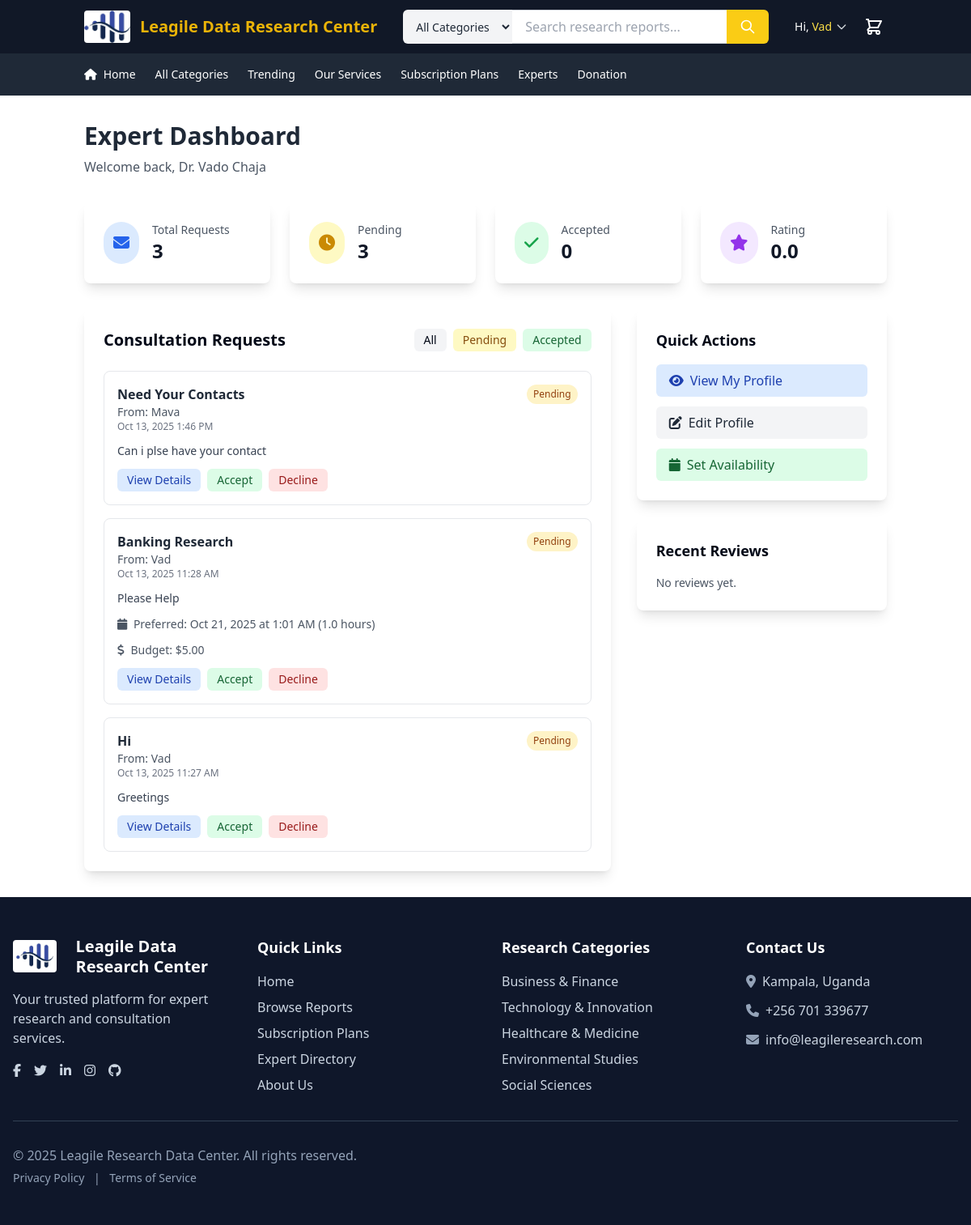
The app's page /dash/expert-dashboard.php (signed in) with its own data.
### tables this page shows
CREATE TABLE IF NOT EXISTS `experts` (
  `id` varchar(36) NOT NULL,
  `user_id` varchar(36) NOT NULL,
  `title` varchar(100) NOT NULL,
  `first_name` varchar(50) NOT NULL,
  `last_name` varchar(50) NOT NULL,
  `email` varchar(100) NOT NULL,
  `phone` varchar(20) DEFAULT NULL,
  `bio` text DEFAULT NULL,
  `education` text DEFAULT NULL,
  `experience_years` int(11) DEFAULT 0,
  `hourly_rate` decimal(10,2) DEFAULT 0.00,
  `profile_image` varchar(255) DEFAULT NULL,
  `status` enum('pending','approved','rejected','suspended') DEFAULT 'pending',
  `rating` decimal(3,2) DEFAULT 0.00,
  `total_reviews` int(11) DEFAULT 0,
  `total_consultations` int(11) DEFAULT 0,
  `created_at` timestamp NULL DEFAULT current_timestamp(),
  `updated_at` timestamp NULL DEFAULT current_timestamp() ON UPDATE current_timestamp(),
  PRIMARY KEY (`id`),
  UNIQUE KEY `email` (`email`),
  KEY `user_id` (`user_id`)
);

CREATE TABLE IF NOT EXISTS `consultation_requests` (
  `id` varchar(36) NOT NULL,
  `user_id` varchar(36) NOT NULL,
  `expert_id` varchar(36) NOT NULL,
  `subject` varchar(200) NOT NULL,
  `message` text NOT NULL,
  `preferred_date` date DEFAULT NULL,
  `preferred_time` time DEFAULT NULL,
  `duration_hours` decimal(3,1) DEFAULT 1.0,
  `budget` decimal(10,2) DEFAULT NULL,
  `status` enum('pending','accepted','rejected','completed','cancelled') DEFAULT 'pending',
  `expert_response` text DEFAULT NULL,
  `scheduled_date` datetime DEFAULT NULL,
  `meeting_link` varchar(255) DEFAULT NULL,
  `created_at` timestamp NULL DEFAULT current_timestamp(),
  `updated_at` timestamp NULL DEFAULT current_timestamp() ON UPDATE current_timestamp(),
  PRIMARY KEY (`id`),
  KEY `user_id` (`user_id`),
  KEY `expert_id` (`expert_id`)
);

CREATE TABLE IF NOT EXISTS `users` (
  `id` char(36) NOT NULL,
  `usr_name` varchar(100) NOT NULL,
  `email` varchar(100) NOT NULL,
  `password` varchar(255) NOT NULL,
  `active_status` char(2) NOT NULL,
  `verify_token` char(64) NOT NULL,
  `created_at` timestamp NULL DEFAULT current_timestamp(),
  `updated_at` timestamp NULL DEFAULT current_timestamp() ON UPDATE current_timestamp(),
  PRIMARY KEY (`id`),
  UNIQUE KEY `email` (`email`)
);

### dash/expert-dashboard.php (the view, shortened to what this page needs)
<?php
require_once('../bin/page_settings.php');
require_once('../xsert.php');
$user_id = $_SESSION['user_id'];
$expert_stmt = $conn->prepare("SELECT * FROM experts WHERE user_id = ? AND status = 'approved'");
$expert_stmt->execute([$user_id]);
$expert = $expert_stmt->fetch(PDO::FETCH_ASSOC);
$expert_id = $expert['id'];
$requests_stmt = $conn->prepare("
    SELECT cr.*, u.usr_name, u.email as user_email
    FROM consultation_requests cr
    JOIN users u ON cr.user_id = u.id
    WHERE cr.expert_id = ?
    ORDER BY cr.created_at DESC
");
$requests_stmt->execute([$expert_id]);
$requests = $requests_stmt->fetchAll(PDO::FETCH_ASSOC);
$stats_stmt = $conn->prepare("
    SELECT
        COUNT(*) as total_requests,
        SUM(CASE WHEN status = 'pending' THEN 1 ELSE 0 END) as pending_requests,
        SUM(CASE WHEN status = 'accepted' THEN 1 ELSE 0 END) as accepted_requests,
        SUM(CASE WHEN status = 'completed' THEN 1 ELSE 0 END) as completed_requests
    FROM consultation_requests
    WHERE expert_id = ?
");
$stats_stmt->execute([$expert_id]);
$stats = $stats_stmt->fetch(PDO::FETCH_ASSOC);
$reviews_stmt = $conn->prepare("
    SELECT er.*, u.usr_name
    FROM expert_reviews er
    JOIN users u ON er.user_id = u.id
    WHERE er.expert_id = ?
    ORDER BY er.created_at DESC
    LIMIT 5
");
$reviews_stmt->execute([$expert_id]);
$recent_reviews = $reviews_stmt->fetchAll(PDO::FETCH_ASSOC);
?>
<!DOCTYPE html>
<html lang="en">
<head>
    <?php include('../bin/source_links.php'); ?>
</head>
<body>
    <main class="flex-grow">
        <div class="container mx-auto px-4 py-8">
            <div class="mb-8">
                <h1 class="text-3xl font-bold text-gray-800 mb-2">Expert Dashboard</h1>
                <p class="text-gray-600">Welcome back, <?php echo htmlspecialchars($expert['title'] . ' ' . $expert['first_name'] . ' ' . $expert['last_name']); ?></p>
            </div>
            <div class="grid grid-cols-1 md:grid-cols-4 gap-6 mb-8">
                <div class="bg-white rounded-lg shadow-lg p-6">
                    <div class="flex items-center">
                        <div class="p-3 rounded-full bg-blue-100 text-blue-600">
                            <i class="fas fa-envelope text-xl"></i>
                        </div>
                        <div class="ml-4">
                            <p class="text-sm font-medium text-gray-600">Total Requests</p>
                            <p class="text-2xl font-bold text-gray-900"><?php echo $stats['total_requests']; ?></p>
                        </div>
                    </div>
                </div>
                <div class="bg-white rounded-lg shadow-lg p-6">
                    <div class="flex items-center">
                        <div class="p-3 rounded-full bg-yellow-100 text-yellow-600">
                            <i class="fas fa-clock text-xl"></i>
                        </div>
                        <div class="ml-4">
                            <p class="text-sm font-medium text-gray-600">Pending</p>
                            <p class="text-2xl font-bold text-gray-900"><?php echo $stats['pending_requests']; ?></p>
                        </div>
                    </div>
                </div>
                <div class="bg-white rounded-lg shadow-lg p-6">
                    <div class="flex items-center">
                        <div class="p-3 rounded-full bg-green-100 text-green-600">
                            <i class="fas fa-check text-xl"></i>
                        </div>
                        <div class="ml-4">
                            <p class="text-sm font-medium text-gray-600">Accepted</p>
                            <p class="text-2xl font-bold text-gray-900"><?php echo $stats['accepted_requests']; ?></p>
                        </div>
                    </div>
                </div>
                <div class="bg-white rounded-lg shadow-lg p-6">
                    <div class="flex items-center">
                        <div class="p-3 rounded-full bg-purple-100 text-purple-600">
                            <i class="fas fa-star text-xl"></i>
                        </div>
                        <div class="ml-4">
                            <p class="text-sm font-medium text-gray-600">Rating</p>
                            <p class="text-2xl font-bold text-gray-900"><?php echo number_format($expert['rating'], 1); ?></p>
                        </div>
                    </div>
                </div>
            </div>
            <div class="grid grid-cols-1 lg:grid-cols-3 gap-8">
                <div class="lg:col-span-2">
                    <div class="bg-white rounded-lg shadow-lg p-6">
                        <div class="flex justify-between items-center mb-6">
                            <h2 class="text-xl font-bold">Consultation Requests</h2>
                            <div class="flex space-x-2">
                                <button onclick="filterRequests('all')" class="px-3 py-1 text-sm bg-gray-100 rounded-md hover:bg-gray-200">All</button>
                                <button onclick="filterRequests('pending')" class="px-3 py-1 text-sm bg-yellow-100 text-yellow-800 rounded-md hover:bg-yellow-200">Pending</button>
                                <button onclick="filterRequests('accepted')" class="px-3 py-1 text-sm bg-green-100 text-green-800 rounded-md hover:bg-green-200">Accepted</button>
                            </div>
                        </div>
                        <div class="space-y-4" id="requestsList">
                            <?php if (empty($requests)): ?>
                                <p class="text-gray-600 text-center py-8">No consultation requests yet.</p>
                            <?php else: ?>
                                <?php foreach ($requests as $request): ?>
                                    <div class="border border-gray-200 rounded-lg p-4 request-item" data-status="<?php echo $request['status']; ?>">
                                        <div class="flex justify-between items-start mb-3">
                                            <div>
                                                <h3 class="font-semibold text-gray-800"><?php echo htmlspecialchars($request['subject']); ?></h3>
                                                <p class="text-sm text-gray-600">From: <?php echo htmlspecialchars($request['usr_name']); ?></p>
                                                <p class="text-xs text-gray-500"><?php echo date('M d, Y g:i A', strtotime($request['created_at'])); ?></p>
                                            </div>
                                            <span class="px-2 py-1 text-xs rounded-full status-<?php echo $request['status']; ?>">
                                                <?php echo ucfirst($request['status']); ?>
                                            </span>
                                        </div>
                                        <p class="text-gray-700 text-sm mb-3"><?php echo htmlspecialchars(substr($request['message'], 0, 150)) . (strlen($request['message']) > 150 ? '...' : ''); ?></p>
                                        <?php if ($request['preferred_date']): ?>
                                            <div class="text-sm text-gray-600 mb-3">
                                                <i class="fas fa-calendar mr-1"></i>
                                                Preferred: <?php echo date('M d, Y', strtotime($request['preferred_date'])); ?>
                                                <?php if ($request['preferred_time']): ?>
                                                    at <?php echo date('g:i A', strtotime($request['preferred_time'])); ?>
                                                <?php endif; ?>
                                                <?php if ($request['duration_hours']): ?>
                                                    (<?php echo $request['duration_hours']; ?> hours)
                                                <?php endif; ?>
                                            </div>
                                        <?php endif; ?>
                                        <?php if ($request['budget']): ?>
                                            <div class="text-sm text-gray-600 mb-3">
                                                <i class="fas fa-dollar-sign mr-1"></i>
                                                Budget: $<?php echo number_format($request['budget'], 2); ?>
                                            </div>
                                        <?php endif; ?>
                                        <div class="flex space-x-2">
                                            <button onclick="viewRequest('<?php echo $request['id']; ?>')" class="px-3 py-1 text-sm bg-blue-100 text-blue-800 rounded-md hover:bg-blue-200">
                                                View Details
                                            </button>
                                            <?php if ($request['status'] === 'pending'): ?>
                                                <button onclick="respondToRequest('<?php echo $request['id']; ?>', 'accepted')" class="px-3 py-1 text-sm bg-green-100 text-green-800 rounded-md hover:bg-green-200">
                                                    Accept
                                                </button>
                                                <button onclick="respondToRequest('<?php echo $request['id']; ?>', 'rejected')" class="px-3 py-1 text-sm bg-red-100 text-red-800 rounded-md hover:bg-red-200">
                                                    Decline
                                                </button>
                                            <?php elseif ($request['status'] === 'accepted'): ?>
                                                <button onclick="respondToRequest('<?php echo $request['id']; ?>', 'completed')" class="px-3 py-1 text-sm bg-purple-100 text-purple-800 rounded-md hover:bg-purple-200">
                                                    Mark Complete
                                                </button>
                                            <?php endif; ?>
                                        </div>
                                    </div>
                                <?php endforeach; ?>
                            <?php endif; ?>
                        </div>
                    </div>
                </div>
                <div class="space-y-6">
                    <div class="bg-white rounded-lg shadow-lg p-6">
                        <h3 class="text-lg font-bold mb-4">Quick Actions</h3>
                        <div class="space-y-3">
                            <a href="<?php echo BASE_URL; ?>/expert-profile.php?id=<?php echo $expert_id; ?>" class="block w-full text-left px-4 py-2 bg-blue-100 text-blue-800 rounded-md hover:bg-blue-200">
                                <i class="fas fa-eye mr-2"></i>View My Profile
                            </a>
                            <a href="<?php echo BASE_URL; ?>/expert-registration.php" class="block w-full text-left px-4 py-2 bg-gray-100 text-gray-800 rounded-md hover:bg-gray-200">
                                <i class="fas fa-edit mr-2"></i>Edit Profile
                            </a>
                            <button onclick="openAvailabilityModal()" class="block w-full text-left px-4 py-2 bg-green-100 text-green-800 rounded-md hover:bg-green-200">
                                <i class="fas fa-calendar mr-2"></i>Set Availability
                            </button>
                        </div>
                    </div>
                    <div class="bg-white rounded-lg shadow-lg p-6">
                        <h3 class="text-lg font-bold mb-4">Recent Reviews</h3>
                        <?php if (empty($recent_reviews)): ?>
                            <p class="text-gray-600 text-sm">No reviews yet.</p>
                        <?php endif; ?>
                    </div>
                </div>
            </div>
        </div>
    </main>
</body>
</html>

### bin/style.css (style rules this page uses)
* { margin: 0; padding: 0; box-sizing: border-box; }
body { background-color: #f0f0f0; color: #333; }
.status-pending { background-color: #ffedd5; color: #f97316; }

### dash/expert-dashboard.php (style rules this page uses)
.status-pending { background-color: #fef3c7; color: #92400e; }

### records on screen
experts: title+first_name+last_name "Dr. Vado Chaja", rating "0.0"
consultation_requests: subject "Need Your Contacts", user.usr_name "Mava", created_at "Oct 13, 2025 1:46 PM", status "Pending", message "Can i plse have your contact"
consultation_requests: subject "Banking Research", user.usr_name "Vad", created_at "Oct 13, 2025 11:28 AM", status "Pending", message "Please Help", preferred_date "Oct 21, 2025", preferred_time "1:01 AM", duration_hours "1.0", budget "5.00"
consultation_requests: subject "Hi", user.usr_name "Vad", created_at "Oct 13, 2025 11:27 AM", status "Pending", message "Greetings"

### other values on screen
$user_name "Vad"
$stats['total_requests'] "3"
$stats['pending_requests'] "3"
$stats['accepted_requests'] "0"
